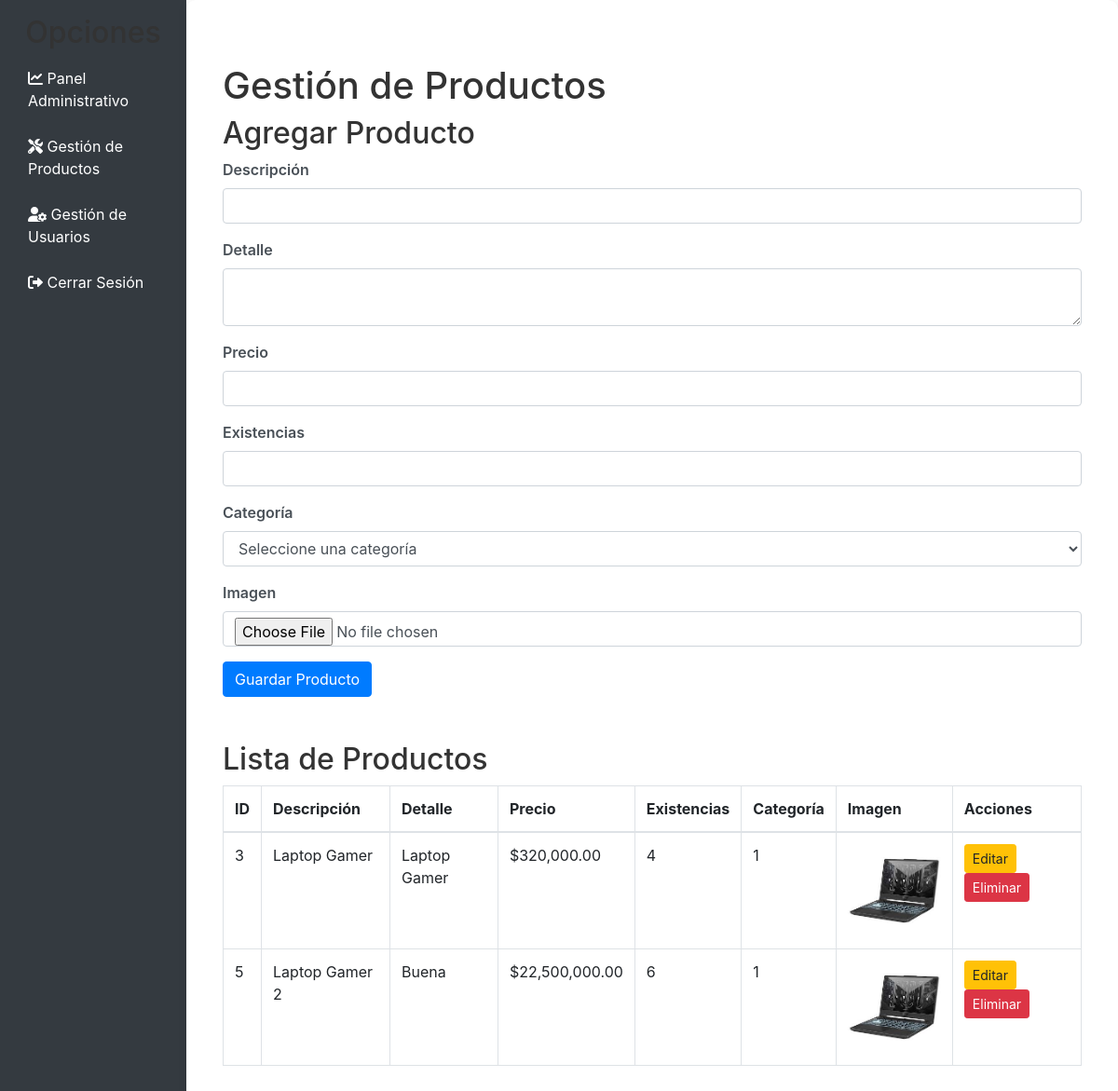
Screenshot of /View/paneladm.php?page=gestion_productos (signed in) with the database file from the repository.
### tables this page shows
CREATE TABLE `producto` (
  `id_producto` int(11) NOT NULL,
  `id_categoria` int(11) NOT NULL,
  `descripcion` varchar(255) NOT NULL,
  `detalle` text DEFAULT NULL,
  `precio` decimal(10,2) NOT NULL,
  `existencias` int(11) DEFAULT 0,
  `ruta_imagen` varchar(255) DEFAULT NULL,
  `activo` tinyint(1) DEFAULT 1
);

### View/gestion_productos.php (the view, shortened to what this page needs)
<?php
include '../config/db_connect.php';
$productos = $conn->query("SELECT * FROM producto")->fetchAll(PDO::FETCH_ASSOC);
?>
<!DOCTYPE html>
<html lang="es">
<head>
    <link href="https://maxcdn.bootstrapcdn.com/bootstrap/4.5.2/css/bootstrap.min.css" rel="stylesheet">
</head>
<body>
    <div class="container my-5">
        <h1>Gestión de Productos</h1>
        <h2>Agregar Producto</h2>
        <form action="" method="POST" enctype="multipart/form-data">
            <div class="mb-3">
                <label for="descripcion" class="form-label">Descripción</label>
                <input type="text" id="descripcion" name="descripcion" class="form-control" required>
            </div>
            <div class="mb-3">
                <label for="detalle" class="form-label">Detalle</label>
                <textarea id="detalle" name="detalle" class="form-control" required></textarea>
            </div>
            <div class="mb-3">
                <label for="precio" class="form-label">Precio</label>
                <input type="number" step="0.01" id="precio" name="precio" class="form-control" required>
            </div>
            <div class="mb-3">
                <label for="existencias" class="form-label">Existencias</label>
                <input type="number" id="existencias" name="existencias" class="form-control" required>
            </div>
            <div class="mb-3">
                <label for="id_categoria" class="form-label">Categoría</label>
                <select id="id_categoria" name="id_categoria" class="form-control" required>
                    <option value="">Seleccione una categoría</option>
                </select>
            </div>
            <div class="mb-3">
                <label for="ruta_imagen" class="form-label">Imagen</label>
                <input type="file" id="ruta_imagen" name="ruta_imagen" class="form-control">
            </div>
            <button type="submit" class="btn btn-primary">Guardar Producto</button>
        </form>
        <h2 class="mt-5">Lista de Productos</h2>
        <table class="table table-bordered">
            <thead>
                <tr>
                    <th>ID</th>
                    <th>Descripción</th>
                    <th>Detalle</th>
                    <th>Precio</th>
                    <th>Existencias</th>
                    <th>Categoría</th>
                    <th>Imagen</th>
                    <th>Acciones</th>
                </tr>
            </thead>
            <tbody>
                <?php foreach ($productos as $producto): ?>
                    <tr>
                        <td><?php echo $producto['id_producto']; ?></td>
                        <td><?php echo htmlspecialchars($producto['descripcion']); ?></td>
                        <td><?php echo htmlspecialchars($producto['detalle']); ?></td>
                        <td>$<?php echo number_format($producto['precio'], 2); ?></td>
                        <td><?php echo $producto['existencias']; ?></td>
                        <td><?php echo htmlspecialchars($producto['id_categoria']); ?></td>
                        <td>
                            <?php if ($producto['ruta_imagen']): ?>
                                <img src="<?php echo $producto['ruta_imagen']; ?>" alt="Imagen del producto" style="width: 100px; height: 100px; object-fit: cover;">
                            <?php endif; ?>
                        </td>
                        <td>
                            <button class="btn btn-warning btn-sm" onclick="loadEditForm(<?php echo $producto['id_producto']; ?>, '<?php echo htmlspecialchars($producto['descripcion']); ?>', '<?php echo htmlspecialchars($producto['detalle']); ?>', <?php echo $producto['precio']; ?>, <?php echo $producto['existencias']; ?>, <?php echo $producto['id_categoria']; ?>)">Editar</button>
                            <form action="" method="POST" class="d-inline">
                                <button type="submit" class="btn btn-danger btn-sm">Eliminar</button>
                            </form>
                        </td>
                    </tr>
                <?php endforeach; ?>
            </tbody>
        </table>
    </div>
</body>
</html>

### View/paneladm.php (shortened to what this page needs)
<?php
include '../config/db_connect.php';
$page = isset($_GET['page']) ? $_GET['page'] : 'dashboard';
?>
<!DOCTYPE html>
<html lang="es">
<head>
    <link href="https://maxcdn.bootstrapcdn.com/bootstrap/4.5.2/css/bootstrap.min.css" rel="stylesheet">
    <link rel="stylesheet" href="../View/assets/style.css">
    <link href="https://cdnjs.cloudflare.com/ajax/libs/font-awesome/6.0.0-beta3/css/all.min.css" rel="stylesheet">
</head>
<body>
    <div class="container-fluid">
        <div class="row">
            <nav class="sidebar bg-dark col-md-2">
                <h2 class="text-center">Opciones</h2>
                <a class="nav-link <?php echo $page === 'dashboard' ? 'active' : ''; ?>" href="?page=paneladm">
                    <i class="fas fa-chart-line"></i> Panel Administrativo
                </a>
                <a class="nav-link <?php echo $page === 'gestion_productos' ? 'active' : ''; ?>" href="?page=gestion_productos">
                    <i class="fas fa-tools"></i> Gestión de Productos
                </a>
                <a class="nav-link <?php echo $page === 'gestion_usuarios' ? 'active' : ''; ?>" href="?page=gestion_usuarios">
                    <i class="fas fa-user-cog"></i> Gestión de Usuarios
                </a>
                <a href="login.php?action=logout">
                    <i class="fa-solid fa-right-from-bracket"></i> Cerrar Sesión
                </a>
            </nav>
            <main role="main" class="col-md-9 ml-sm-auto col-lg-10 px-4">
                <div id="content-area">
                    <?php
                switch ($page) {
                    case 'gestion_productos':
                        include 'gestion_productos.php';
                        break;
                }
                ?>
                </div>
            </main>
        </div>
    </div>
</body>
</html>

### View/assets/style.css (style rules this page uses)
body { font-family: Arial; background-color: #f4f4f4f4; line-height: 1.6; transition: background-color 0.5s ease, color 0.5s ease; }
h1, h2 { font-weight: bold; color: #333; transition: color 0.5s ease; }
main { background-color: #FFFFFF; padding: 20px; border-radius: 10px; box-shadow: 0 2px 10px rgba(0, 0, 0, 0.1); transition: transform 0.3s ease, box-shadow 0.3s ease; }
label { font-weight: bold; color: #555; }
input { padding: 10px; font-size: 16px; border: 1px solid #ddd; border-radius: 5px; width: 100%; }
button { padding: 10px 20px; font-size: 16px; color: #fff; border: none; border-radius: 5px; cursor: pointer; }
body { display: flex; }
.sidebar { width: 250px; min-height: 100vh; background-color: #343a40; color: white; padding-top: 1rem; }
.sidebar a { color: white; text-decoration: none; padding: 10px 15px; display: block; margin-bottom: 5px; }
.form-label { color: #495057; font-weight: 600; }
.btn-primary { background-color: #4e73df; border: none; transition: background-color 0.3s ease; }
.form-control { border-radius: 5px; }

### rows the page displays
producto: id_producto "3", descripcion "Laptop Gamer", detalle "Laptop Gamer", precio "320,000.00", existencias "4", id_categoria "1", ruta_imagen (picture)
producto: id_producto "5", descripcion "Laptop Gamer 2", detalle "Buena", precio "22,500,000.00", existencias "6", id_categoria "1", ruta_imagen (picture)
